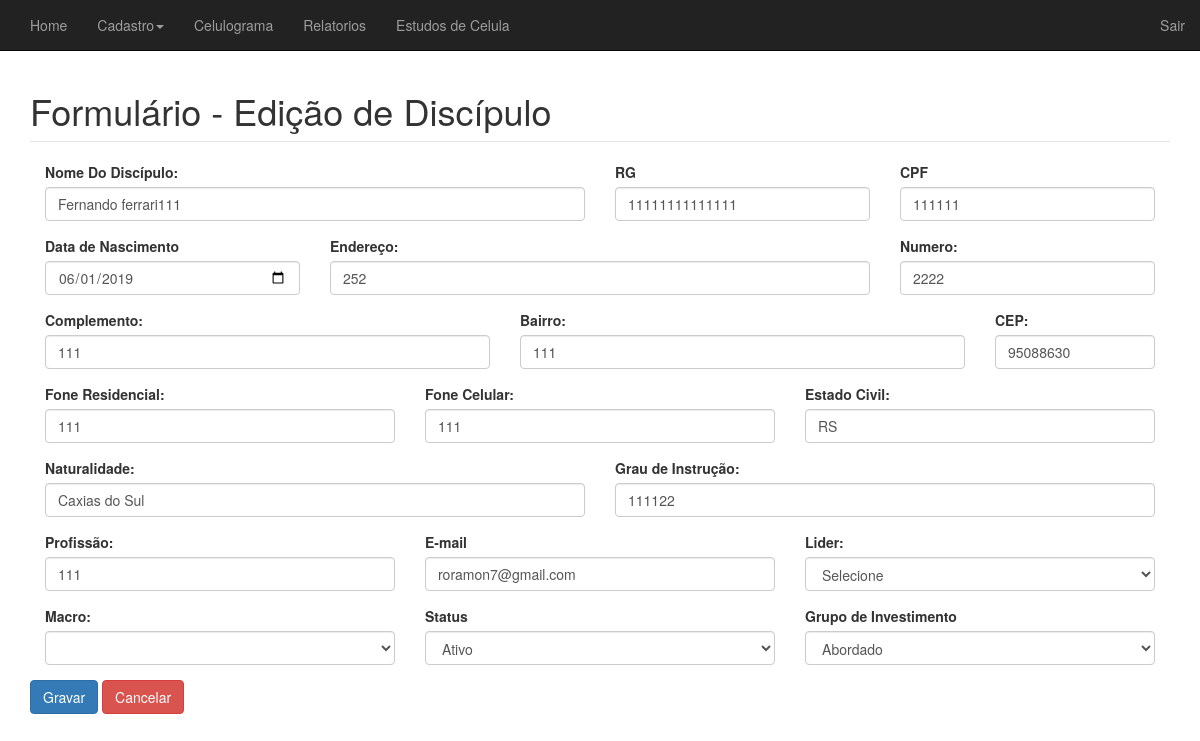
Page /conteudo/editar_discipulo.php?id=4 (signed in) on the earlier database version.
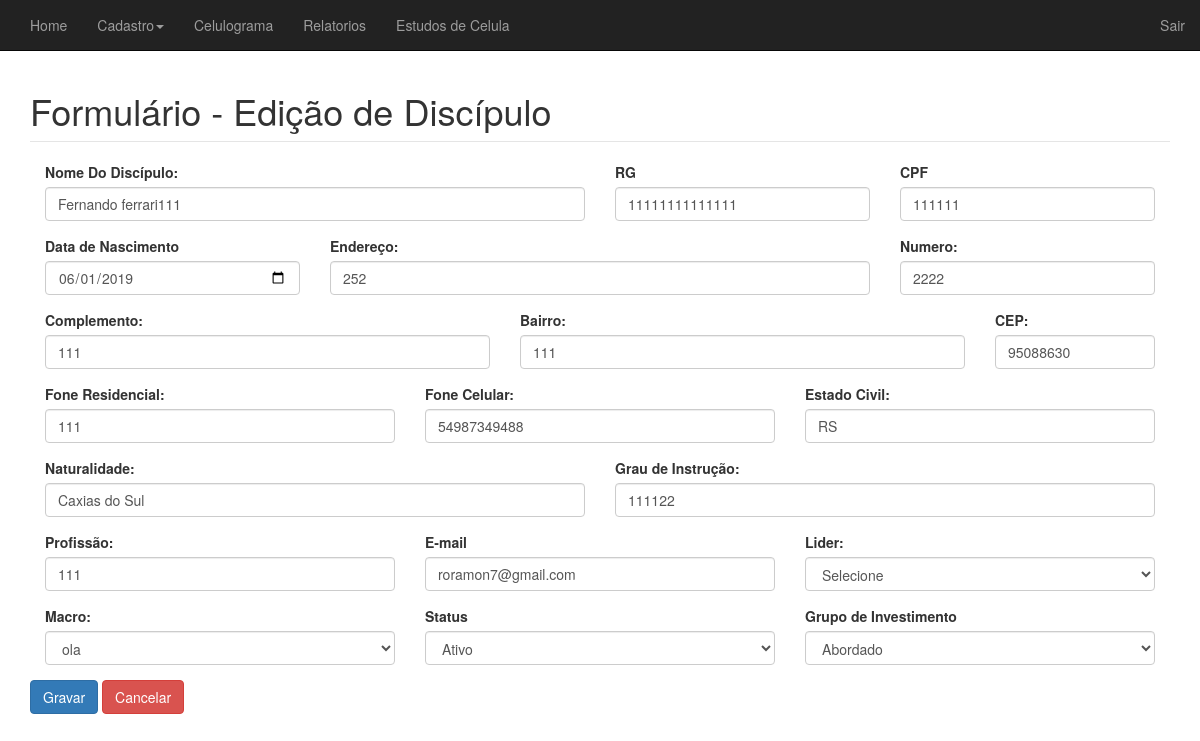
Same page on the later database version.
### tables this page shows
CREATE TABLE `cadmembro` (
  `nome` varchar(250) NOT NULL,
  `rg` varchar(50) NOT NULL,
  `cpf` varchar(50) NOT NULL,
  `data` date NOT NULL,
  `endereco` varchar(20) NOT NULL,
  `numero` int(11) NOT NULL,
  `complemento` varchar(250) NOT NULL,
  `bairro` varchar(100) NOT NULL,
  `cep` varchar(50) NOT NULL,
  `telefone` varchar(50) NOT NULL,
  `celular` varchar(20) NOT NULL,
  `estadocivil` varchar(20) NOT NULL,
  `naturalidade` varchar(100) NOT NULL,
  `grauinstrucao` varchar(100) NOT NULL,
  `profissao` varchar(100) NOT NULL,
  `email` varchar(100) NOT NULL,
  `idmacro` int(20) NOT NULL,
  `grupo` varchar(50) NOT NULL,
  `status` varchar(50) NOT NULL,
  `idmembro` int(11) NOT NULL,
  `lider` int(11) DEFAULT NULL
);

### conteudo/editar_discipulo.php (the view, shortened to what the changed rows need)
<?php
require '../conexao.php';
$idmembro = (isset($_GET['id'])) ? $_GET['id'] : '';
if (!empty($idmembro) && is_numeric($idmembro)):
	$conexao = conexao::getInstance();
	$sql = 'SELECT nome,rg,cpf,data,endereco,numero,complemento,bairro,cep,telefone,celular,estadocivil,naturalidade,grauinstrucao,profissao,email,lider, idmacro,status,grupo,idmembro FROM cadmembro WHERE idmembro = :idmembro';
	$stm = $conexao->prepare($sql);
	$stm->bindValue(':idmembro', $idmembro);
	$stm->execute();
	$discipulo = $stm->fetch(PDO::FETCH_OBJ);
endif;
?>
<!DOCTYPE html>
<html>
<head>
	<link href="../css/bootstrap.css" rel="stylesheet">
   	<link href="../css/sistema.css" rel="stylesheet">
</head>
<body>
	<div class='container'>
		<fieldset>
			<legend><h1>Formulário - Edição de Discípulo</h1></legend>
			<?php if(empty($discipulo)):?>
				<h3 class="text-center text-danger">Discipulo não encontrado!</h3>
			<?php else: ?>
				<form action="action_discipulo.php" method="post" id='form-contato' enctype='multipart/form-data'>
				<div class="form-group col-md-6">
			      <label for="Nome Do Discípulo">Nome Do Discípulo:</label>
			      <input type="text" class="form-control" id="nome" name="nome" required value="<?=$discipulo->nome?>">
			    </div>
			    <div class="form-group col-md-3">
					<label for="rg">RG</label>
				      <input type="text" class="form-control" id="rg" maxlength="14" name="rg" value="<?=$discipulo->rg?>" placeholder="Informe o RG">
				</div>
				<div class="form-group col-md-3">
			      <label for="cpf">CPF</label>
				      <input type="text" class="form-control" id="cpf" maxlength="14" name="cpf" value="<?=$discipulo->cpf?>" placeholder="Informe o CPF">
			    </div>
			    <div class="form-group col-md-3">
				      <label for="data_nascimento">Data de Nascimento</label>
				      <input type="date" class="form-control" id="data" maxlength="10" required value="<?=$discipulo->data?>" name="data">
				</div>
				<div class="form-group col-md-6">
					<label for="Endereço">Endereço:</label>
				    <input type="Text" class="form-control" id="endereco" name="endereco" required value="<?=$discipulo->endereco?>">
				</div>
				<div class="form-group col-md-3">
					<label for="Numero">Numero:</label>
				    <input type="number" class="form-control" id="numero" name="numero" required value="<?=$discipulo->numero?>">
				</div>
				<div class="form-group col-md-5">
					<label for="Complemento">Complemento:</label>
					<input type="Text" class="form-control" id="complemento" name ="complemento" value="<?=$discipulo->complemento?>">
				</div>
				<div class="form-group col-md-5">
					<label for="Bairro">Bairro:</label>
				    <input type="Text" class="form-control" id="bairro" name ="bairro" value="<?=$discipulo->bairro?>">
				</div>
				<div class="form-group col-md-2">
					<label for="CEP">CEP:</label>
				    <input type="Text" class="form-control" id="cep" name ="cep" value="<?=$discipulo->cep?>">
				</div>
				<div class="form-group col-md-4">
					<label for="Fone Residencial">Fone Residencial:</label>
				    <input type="Text" class="form-control" id="telefone" name ="telefone" value="<?=$discipulo->telefone?>">
				</div>
				<div class="form-group col-md-4">
					<label for="Fone Celular">Fone Celular:</label>
				    <input type="Text" class="form-control" id="celular" name ="celular" required value="<?=$discipulo->celular?>">
				</div>
				<div class="form-group col-md-4">
				    <label for="Estado Civil">Estado Civil:</label>
				    <input type="Text" class="form-control" id="estadocivil" name="estadocivil" required value="<?=$discipulo->estadocivil?>">
				</div>
				<div class="form-group col-md-6">
				    <label for="Naturalidade">Naturalidade:</label>
				    <input type="Text" class="form-control" id="naturalidade" name ="naturalidade" value="<?=$discipulo->naturalidade?>">
				</div>
				<div class="form-group col-md-6">
				    <label for="Grau de Instrução">Grau de Instrução:</label>
				    <input type="Text" class="form-control" id="grauinstrucao" name ="grauinstrucao" value="<?=$discipulo->grauinstrucao?>">
				</div>
				<div class="form-group col-md-4">
				    <label for="Profissão">Profissão:</label>
				    <input type="Text" class="form-control" id="profissao" name ="profissao" value="<?=$discipulo->profissao?>">
				</div>
			    <div class="form-group col-md-4">
			      <label for="email">E-mail</label>
			      <input type="email" class="form-control" id="email" name="email" required value="<?=$discipulo->email?>">
			    </div>
			    <div class="form-group col-md-4">
					<label for="codlider">Lider:</label>
					<select class="form-control" name="lider" id="lider"></select>
					<span class='msg-erro msg-email'></span>
				</div>
				<div class="form-group col-md-4">
					<label for="codlider">Macro:</label>
					<select class="form-control" required name="idmacro" id="idmacro">
						<?php
							$resultado = mysqli_query($conn,"SELECT idmacro,nome_macro FROM cadmacro ORDER BY nome_macro ASC");
							if (! $resultado){
								echo  mysql_error($resultado);
							} else {
								while ($row = mysqli_fetch_assoc($resultado)) {
									echo '<option value="'.$row["idmacro"].'">'. $row["nome_macro"] .'</option>';
								}
							}
						?>
				  	</select>
				</div>
			    <div class="form-group col-md-4">
			      <label for="status">Status</label>
			      <select class="form-control" required name="status" id="status">
					    <option value="Ativo">Ativo</option>
					</select>
			    </div>
			    <div class="form-group col-md-4">
			      <label for="status">Grupo de Investimento</label>
			      <select class="form-control" name="grupo" required id="grupo">
				    <option value="abordado">Abordado</option>
				  </select>
			    </div>
				    <button type="submit" class="btn btn-primary" id='botao'>
				      Gravar
				    </button>
				    <a href='lista_membro.php' class="btn btn-danger">Cancelar</a>
				</form>
				<?php endif; ?>
		</fieldset>
	</div>
</body>
</html>

Differences in the rows shown:
changed cadmembro "Fernando ferrari111": celular "111" → "54987349488"
Other differences:
form field idmacro: (not shown) → "ola"
